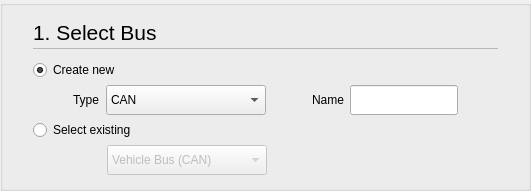
    <widget class="stw_opensyde_gui_elements::C_OgeGbx" name="pc_GroupBoxGeneral_3">
     <property name="title">
      <string/>
     </property>
     <layout class="QHBoxLayout" name="horizontalLayout_9">
      <property name="leftMargin">
       <number>30</number>
      </property>
      <property name="rightMargin">
       <number>30</number>
      </property>
      <property name="bottomMargin">
       <number>13</number>
      </property>
      <item>
       <layout class="QVBoxLayout" name="verticalLayout_4">
        <property name="spacing">
         <number>0</number>
        </property>
        <property name="sizeConstraint">
         <enum>QLayout::SetMinimumSize</enum>
        </property>
        <item>
         <layout class="QHBoxLayout" name="horizontalLayout_10" stretch="0,1">
          <property name="spacing">
           <number>6</number>
          </property>
          <item>
           <widget class="stw_opensyde_gui_elements::C_OgeLabHeadingGroupBold" name="pc_LabelBusHeading">
            <property name="minimumSize">
             <size>
              <width>0</width>
              <height>30</height>
             </size>
            </property>
            <property name="maximumSize">
             <size>
              <width>16777215</width>
              <height>30</height>
             </size>
            </property>
            <property name="font">
             <font>
              <family>Segoe UI</family>
              <pointsize>16</pointsize>
             </font>
            </property>
            <property name="text">
             <string>1. Select Bus</string>
            </property>
           </widget>
          </item>
          <item>
           <spacer name="horizontalSpacer_9">
            <property name="orientation">
             <enum>Qt::Horizontal</enum>
            </property>
            <property name="sizeHint" stdset="0">
             <size>
              <width>40</width>
              <height>1</height>
             </size>
            </property>
           </spacer>
          </item>
         </layout>
        </item>
        <item>
         <layout class="QHBoxLayout" name="horizontalLayout_18" stretch="1">
          <property name="spacing">
           <number>0</number>
          </property>
          <property name="topMargin">
           <number>1</number>
          </property>
          <property name="bottomMargin">
           <number>0</number>
          </property>
          <item>
           <widget class="stw_opensyde_gui_elements::C_OgeFraSeparator" name="frame_3">
            <property name="minimumSize">
             <size>
              <width>0</width>
              <height>1</height>
             </size>
            </property>
            <property name="maximumSize">
             <size>
              <width>16777215</width>
              <height>1</height>
             </size>
            </property>
            <property name="frameShape">
             <enum>QFrame::StyledPanel</enum>
            </property>
            <property name="frameShadow">
             <enum>QFrame::Raised</enum>
            </property>
           </widget>
          </item>
         </layout>
        </item>
        <item>
         <layout class="QHBoxLayout" name="horizontalLayout_11" stretch="0">
          <property name="spacing">
           <number>0</number>
          </property>
          <property name="topMargin">
           <number>6</number>
          </property>
          <item>
           <layout class="QVBoxLayout" name="verticalLayout_11">
            <item>
             <widget class="stw_opensyde_gui_elements::C_OgeRabProperties" name="pc_RadioButtonCreateNew">
              <property name="minimumSize">
               <size>
                <width>0</width>
                <height>30</height>
               </size>
              </property>
              <property name="maximumSize">
               <size>
                <width>16777215</width>
                <height>30</height>
               </size>
              </property>
              <property name="text">
               <string>Create new </string>
              </property>
              <property name="checked">
               <bool>true</bool>
              </property>
             </widget>
            </item>
            <item>
             <layout class="QHBoxLayout" name="horizontalLayout_12">
              <property name="spacing">
               <number>6</number>
              </property>
              <item>
               <spacer name="horizontalSpacer_11">
                <property name="orientation">
                 <enum>Qt::Horizontal</enum>
                </property>
                <property name="sizeType">
                 <enum>QSizePolicy::Fixed</enum>
                </property>
                <property name="sizeHint" stdset="0">
                 <size>
                  <width>40</width>
                  <height>1</height>
                 </size>
                </property>
               </spacer>
              </item>
              <item>
               <layout class="QVBoxLayout" name="verticalLayout_5" stretch="1,0">
                <item>
                 <widget class="stw_opensyde_gui_elements::C_OgeLabGroupItem" name="pc_LabelBusType">
                  <property name="text">
                   <string>Type</string>
                  </property>
                 </widget>
                </item>
                <item>
                 <spacer name="verticalSpacer_3">
                  <property name="orientation">
                   <enum>Qt::Vertical</enum>
                  </property>
                  <property name="sizeHint" stdset="0">
                   <size>
                    <width>20</width>
                    <height>1</height>
                   </size>
                  </property>
                 </spacer>
                </item>
               </layout>
              </item>
              <item>
               <widget class="stw_opensyde_gui_elements::C_OgeCbxText" name="pc_ComboBoxBusType">
                <property name="minimumSize">
                 <size>
                  <width>160</width>
                  <height>30</height>
                 </size>
                </property>
                <item>
                 <property name="text">
                  <string>CAN</string>
                 </property>
                </item>
                <item>
                 <property name="text">
                  <string>Ethernet</string>
                 </property>
                </item>
               </widget>
              </item>
              <item>
               <spacer name="horizontalSpacer_15">
                <property name="orientation">
                 <enum>Qt::Horizontal</enum>
                </property>
                <property name="sizeType">
                 <enum>QSizePolicy::Fixed</enum>
                </property>
                <property name="sizeHint" stdset="0">
                 <size>
                  <width>40</width>
                  <height>1</height>
                 </size>
                </property>
               </spacer>
              </item>
              <item>
               <layout class="QVBoxLayout" name="verticalLayout_7" stretch="1,0">
                <item>
                 <widget class="stw_opensyde_gui_elements::C_OgeLabGroupItem" name="pc_LabelBusName">
                  <property name="text">
                   <string>Name</string>
                  </property>
                 </widget>
                </item>
                <item>
                 <spacer name="verticalSpacer_6">
                  <property name="orientation">
                   <enum>Qt::Vertical</enum>
                  </property>
                  <property name="sizeHint" stdset="0">
                   <size>
                    <width>20</width>
                    <height>1</height>
                   </size>
                  </property>
                 </spacer>
                </item>
               </layout>
              </item>
              <item>
               <widget class="stw_opensyde_gui_elements::C_OgeLeProperties" name="pc_LineEditBusName">
                <property name="minimumSize">
                 <size>
                  <width>0</width>
                  <height>30</height>
                 </size>
                </property>
                <property name="maximumSize">
                 <size>
                  <width>16777215</width>
                  <height>30</height>
                 </size>
                </property>
               </widget>
              </item>
              <item>
               <spacer name="horizontalSpacer_10">
                <property name="orientation">
                 <enum>Qt::Horizontal</enum>
                </property>
                <property name="sizeHint" stdset="0">
                 <size>
                  <width>40</width>
                  <height>1</height>
                 </size>
                </property>
               </spacer>
              </item>
             </layout>
            </item>
            <item>
             <widget class="stw_opensyde_gui_elements::C_OgeRabProperties" name="pc_RadioButtonSelectExisting">
              <property name="minimumSize">
               <size>
                <width>0</width>
                <height>30</height>
               </size>
              </property>
              <property name="maximumSize">
               <size>
                <width>16777215</width>
                <height>30</height>
               </size>
              </property>
              <property name="text">
               <string>Select existing</string>
              </property>
             </widget>
            </item>
            <item>
             <layout class="QHBoxLayout" name="horizontalLayout_13">
              <property name="spacing">
               <number>6</number>
              </property>
              <item>
               <spacer name="horizontalSpacer_12">
                <property name="orientation">
                 <enum>Qt::Horizontal</enum>
                </property>
                <property name="sizeType">
                 <enum>QSizePolicy::Fixed</enum>
                </property>
                <property name="sizeHint" stdset="0">
                 <size>
                  <width>74</width>
                  <height>1</height>
                 </size>
                </property>
               </spacer>
              </item>
              <item>
               <widget class="stw_opensyde_gui_elements::C_OgeCbxText" name="pc_ComboBoxExistingBus">
                <property name="enabled">
                 <bool>false</bool>
                </property>
                <property name="minimumSize">
                 <size>
                  <width>160</width>
                  <height>30</height>
                 </size>
                </property>
                <item>
                 <property name="text">
                  <string>Vehicle Bus (CAN)</string>
                 </property>
                </item>
                <item>
                 <property name="text">
                  <string>Main Bus (Ethernet)</string>
                 </property>
                </item>
               </widget>
              </item>
              <item>
               <spacer name="horizontalSpacer_13">
                <property name="orientation">
                 <enum>Qt::Horizontal</enum>
                </property>
                <property name="sizeHint" stdset="0">
                 <size>
                  <width>40</width>
                  <height>1</height>
                 </size>
                </property>
               </spacer>
              </item>
             </layout>
            </item>
           </layout>
          </item>
         </layout>
        </item>
       </layout>
      </item>
     </layout>
    </widget>
